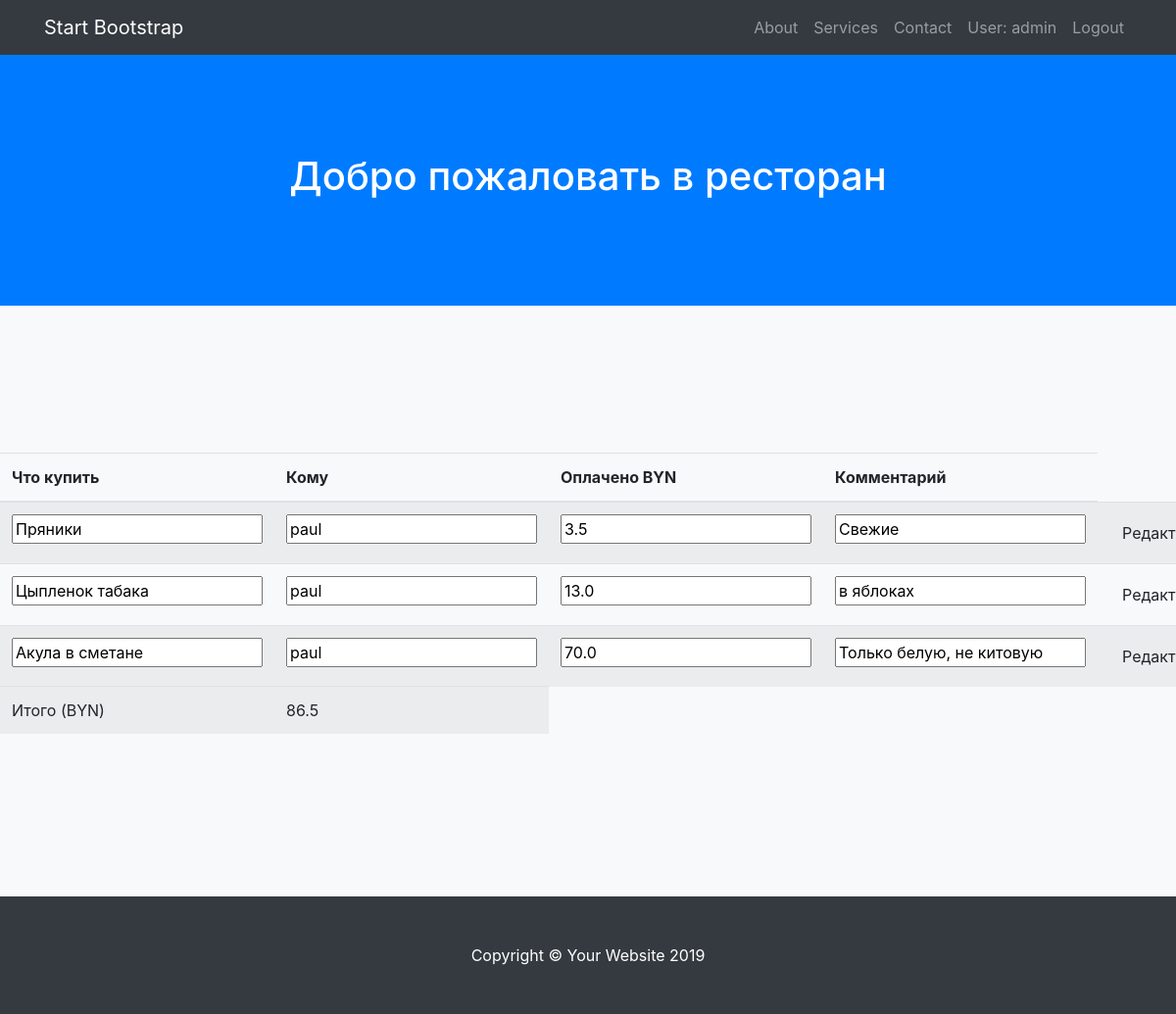
The page /list/ (signed in) on the database as committed earlier.
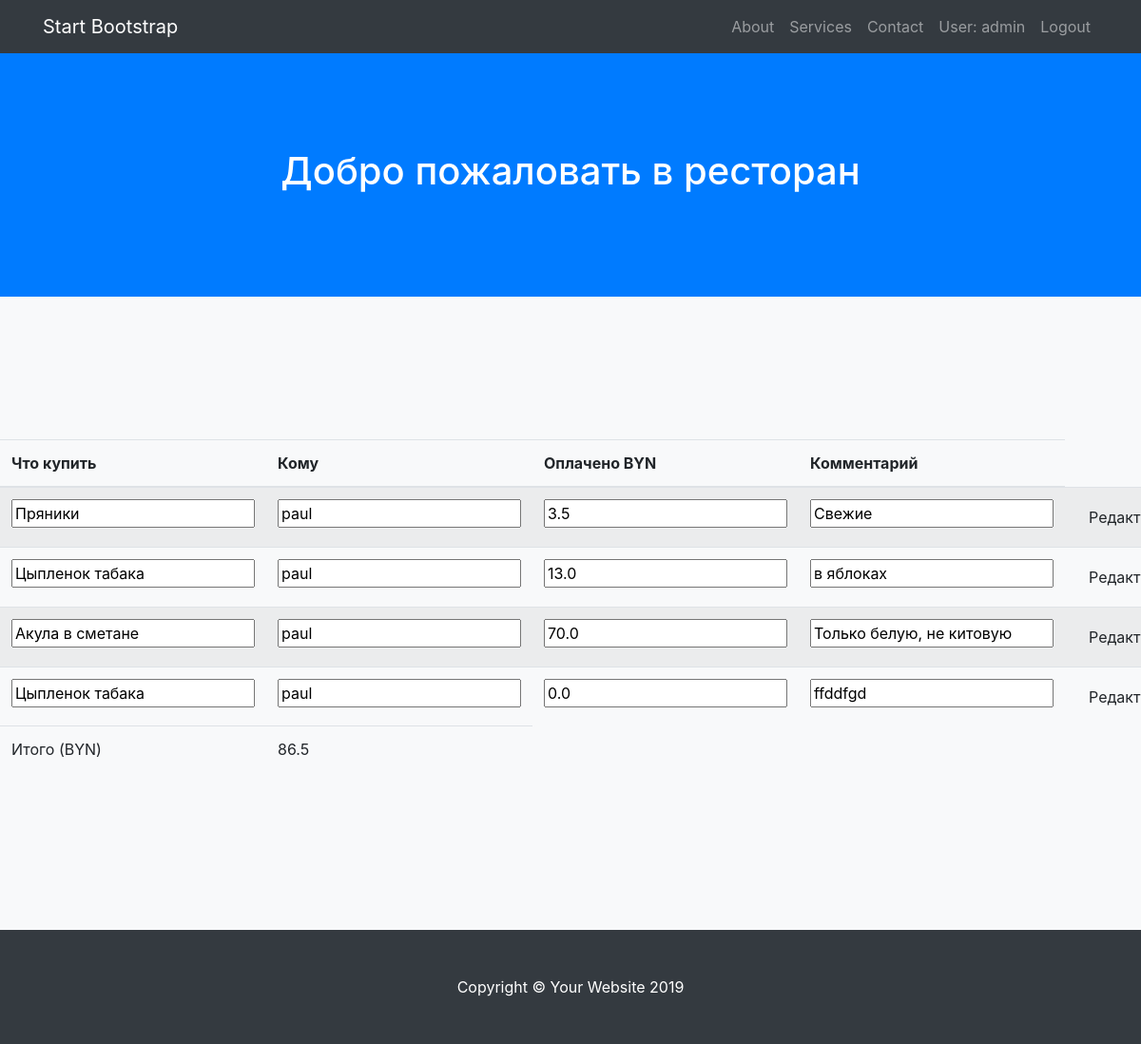
The same page on the database as committed later.
### order/models.py (models this page shows, shortened)
class Order(models.Model):
    order_item = models.CharField(max_length=200, unique=False)
    slug = models.SlugField(max_length=50, unique=True, default=uuid.uuid1)
    author = models.ForeignKey(User, on_delete=models.CASCADE, related_name='client_name')
    created_on = models.DateTimeField(default=now)
    cost = models.FloatField(default=0)
    comment = models.TextField()

### order/views.py (the view, shortened to what this page needs)
# urls.py: path('list/', views.order_list, name='list_view'),
def order_list(request):
    if request.user.is_authenticated and request.user.is_staff:
        orders = Order.objects.all()
        total_cost = orders.aggregate(Sum('cost'))['cost__sum']
        return render(request, 'orderlist.html', {'orders': orders, 'total_cost': total_cost})
    return redirect('home_view')

### order/templates/orderlist.html (shortened to what this page needs)
{% extends 'base.html' %}
{% block content %}
    <form method="POST" class="post-form">{% csrf_token %}
        <div class="table-responsive">
            <table class="table table-striped">
            <thead>
            <tr>
                <th scope="col">Что купить</th>
                <th>Кому</th>
                <th>Оплачено BYN</th>
                <th>Комментарий</th>
            </tr>
            </thead>
            <tbody>
            {% for order in orders %}
            <form method="post">{% csrf_token %}
            <tr>
                <td><input name="order_item" contenteditable="true" value="{{ order.order_item }}"></td>
                <td><input contenteditable="false" value="{{ order.author.username }}"></td>
                <td><input name="cost" contenteditable="true" value="{{ order.cost }}"></td>
                <td><input name="comment" contenteditable="true" value="{{ order.comment }}"></td>
                <td><button type="submit" name="action" value="Update" class="save btn btn-default">Редактировать</button></td>
            </tr>
            </form>
            {% endfor %}
            <tr>
                <td>Итого (BYN)</td>
                <td>{{ total_cost }}</td>
            </tr>
            </tbody>
            </table>
        </div>
    </form>
{% endblock content %}

Rows that differ between the two databases and show on the page:
added Order: order_item "Цыпленок табака", author.username "paul", cost "0.0", comment "ffddfgd"
